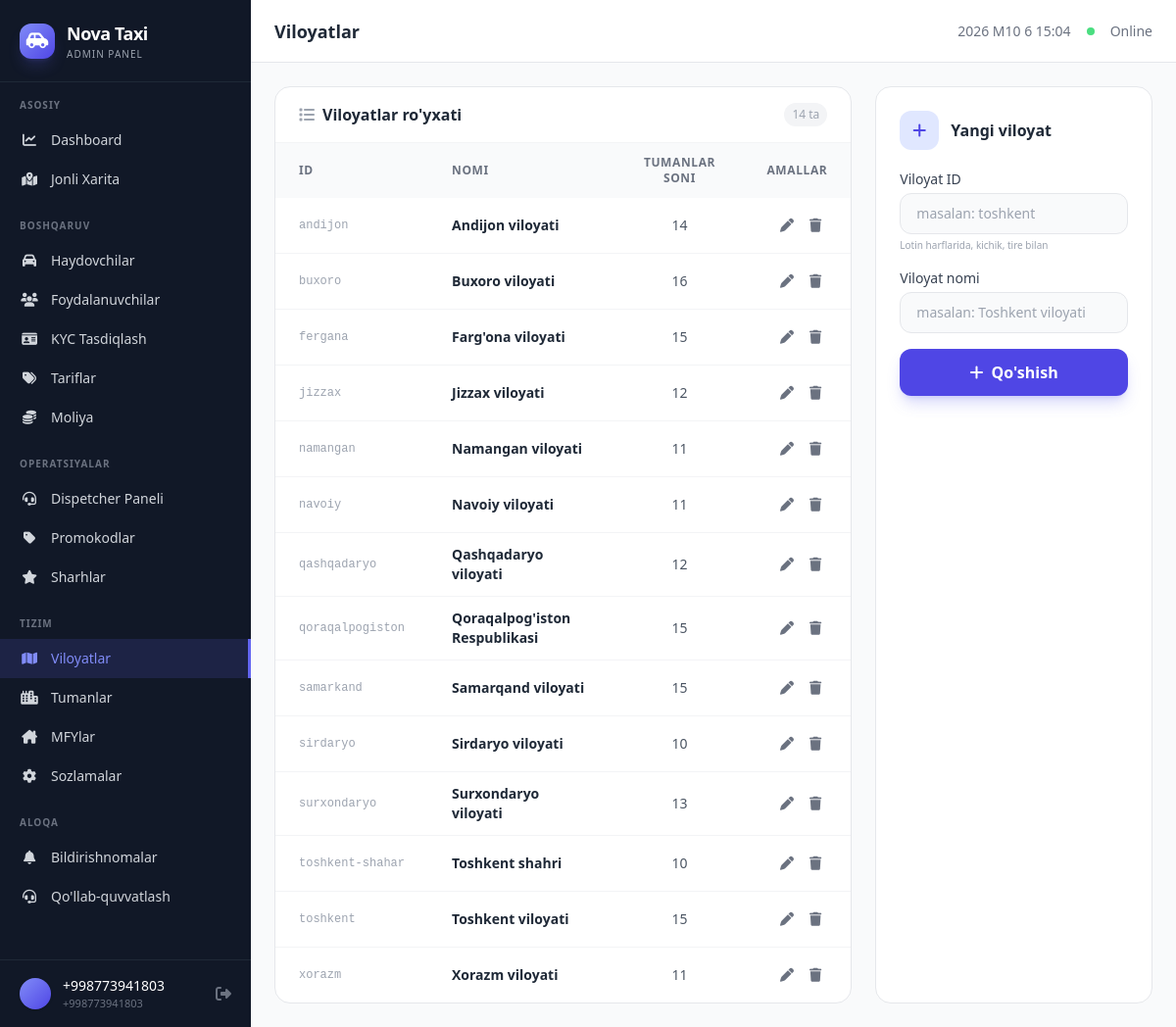
Screenshot of /panel/regions/ (signed in) with the database file from the repository.
### api/user/models.py (models this page shows, shortened)
class User(AbstractBaseUser, PermissionsMixin):
    id = models.CharField(max_length=20, primary_key=True, default='', editable=False)
    phone = models.CharField(max_length=20, unique=True)
    full_name = models.CharField(max_length=255, blank=True, default='')
    avatar_url = models.URLField(max_length=500, blank=True, null=True)
    is_verified = models.BooleanField(default=False)
    is_driver = models.BooleanField(default=False)
    is_active = models.BooleanField(default=True)
    is_staff = models.BooleanField(default=False)
    rating = models.FloatField(default=5.0)
    total_rides = models.IntegerField(default=0)
    created_at = models.DateTimeField(auto_now_add=True)
    updated_at = models.DateTimeField(auto_now=True)
    objects = UserManager()
    USERNAME_FIELD = 'phone'
    REQUIRED_FIELDS = []
    class Meta:
        db_table = 'users'

### shared/models/location.py (models this page shows, shortened)
class Region(models.Model):
    id = models.CharField(max_length=30, primary_key=True, default='', editable=False)
    name = models.CharField(max_length=255, unique=True)
    class Meta:
        db_table = 'regions'

### panel/views.py (the view)
# urls.py: path('regions/', views.regions_view, name='regions'),
@staff_required
def regions_view(request):
    regions = Region.objects.all().order_by('name')
    return render(request, 'panel/regions.html', {'regions': regions})

### panel/views.py (called while the page is built)
def staff_required(view_func):
    decorated = login_required(view_func, login_url='/panel/login/')
    return user_passes_test(
        lambda u: u.is_staff or u.is_superuser,
        login_url='/panel/login/'
    )(decorated)

### panel/templates/panel/regions.html (shortened to what this page needs)
{% extends 'panel/base.html' %}
{% block page_title %}Viloyatlar{% endblock %}
{% block content %}
<div class="grid grid-cols-1 lg:grid-cols-3 gap-6">
    <div class="lg:col-span-2 bg-white rounded-2xl border border-gray-200 overflow-hidden">
        <div class="px-6 py-4 border-b border-gray-100 flex items-center justify-between">
            <h3 class="font-semibold text-gray-800">
                <i class="fa-solid fa-list mr-2 text-gray-400"></i>Viloyatlar ro'yxati
            </h3>
            <span class="text-xs font-medium text-gray-400 bg-gray-100 px-2 py-1 rounded-full">{{ regions|length }} ta</span>
        </div>
        <div class="overflow-x-auto">
            <table class="w-full text-sm">
                <thead class="bg-gray-50 text-gray-500 text-xs uppercase tracking-wider">
                    <tr>
                        <th class="px-6 py-3 text-left w-16">ID</th>
                        <th class="px-6 py-3 text-left">Nomi</th>
                        <th class="px-6 py-3 text-center">Tumanlar soni</th>
                        <th class="px-6 py-3 text-right">Amallar</th>
                    </tr>
                </thead>
                <tbody class="divide-y divide-gray-100">
                    {% for r in regions %}
                    <tr class="hover:bg-gray-50 transition-colors">
                        <td class="px-6 py-3 font-mono text-xs text-gray-400">{{ r.id }}</td>
                        <td class="px-6 py-3 font-semibold text-gray-800">{{ r.name }}</td>
                        <td class="px-6 py-3 text-center text-gray-600">{{ r.districts.count }}</td>
                        <td class="px-6 py-3 text-right">
                            <div class="flex items-center justify-end gap-1">
                                <a href="{% url 'panel:region-update' r.id %}"
                                   class="p-1.5 rounded-lg hover:bg-gray-100 text-gray-500 hover:text-nova-600 transition" title="Tahrirlash">
                                    <i class="fa-solid fa-pen text-sm"></i>
                                </a>
                                <form method="post" action="{% url 'panel:region-delete' r.id %}" class="inline" onsubmit="return confirm('{{ r.name }} o\'chirilsinmi?')">
                                    <button type="submit" class="p-1.5 rounded-lg hover:bg-red-50 text-gray-500 hover:text-red-600 transition" title="O'chirish">
                                        <i class="fa-solid fa-trash text-sm"></i>
                                    </button>
                                </form>
                            </div>
                        </td>
                    </tr>
                    {% endfor %}
                </tbody>
            </table>
        </div>
    </div>
    <div class="bg-white rounded-2xl border border-gray-200 p-6">
        <div class="flex items-center gap-3 mb-5">
            <div class="w-10 h-10 bg-nova-100 rounded-xl flex items-center justify-center">
                <i class="fa-solid fa-plus text-nova-600"></i>
            </div>
            <h3 class="font-semibold text-gray-800">Yangi viloyat</h3>
        </div>
        <form method="post" action="{% url 'panel:region-create' %}" class="space-y-4">
            <div>
                <label class="block text-sm font-medium text-gray-700 mb-1">Viloyat ID</label>
                <input type="text" name="id" required placeholder="masalan: toshkent"
                       class="w-full px-4 py-2.5 bg-gray-50 border border-gray-200 rounded-xl text-sm focus:ring-2 focus:ring-nova-500 focus:border-nova-500 outline-none transition">
                <p class="text-[10px] text-gray-400 mt-1">Lotin harflarida, kichik, tire bilan</p>
            </div>
            <div>
                <label class="block text-sm font-medium text-gray-700 mb-1">Viloyat nomi</label>
                <input type="text" name="name" required placeholder="masalan: Toshkent viloyati"
                       class="w-full px-4 py-2.5 bg-gray-50 border border-gray-200 rounded-xl text-sm focus:ring-2 focus:ring-nova-500 focus:border-nova-500 outline-none transition">
            </div>
            <button type="submit"
                    class="w-full px-4 py-3 bg-nova-600 hover:bg-nova-700 text-white font-semibold rounded-xl shadow-lg shadow-nova-500/25 transition-all flex items-center justify-center gap-2">
                <i class="fa-solid fa-plus"></i> Qo'shish
            </button>
        </form>
    </div>
</div>
{% endblock %}

### panel/templates/panel/base.html (shortened to what this page needs)
<!DOCTYPE html>
<html lang="uz" class="h-full">
<head>
    <script src="https://cdn.tailwindcss.com"></script>
    <link rel="stylesheet" href="https://cdnjs.cloudflare.com/ajax/libs/font-awesome/6.5.1/css/all.min.css">
</head>
<body class="h-full bg-gray-50 font-sans antialiased">
{% if user.is_authenticated and user.is_staff or user.is_superuser %}
<div x-data="{ sidebarOpen: false }" class="flex h-full">
    <aside :class="sidebarOpen ? 'translate-x-0' : '-translate-x-full'"
           class="fixed inset-y-0 left-0 z-40 w-64 bg-gray-900 text-white transform transition-transform duration-200 lg:translate-x-0 lg:static lg:z-auto flex flex-col">
        <div class="flex items-center gap-3 px-5 py-5 border-b border-gray-800">
            <div class="w-9 h-9 bg-gradient-to-br from-nova-400 to-nova-600 rounded-xl flex items-center justify-center shadow-lg shadow-nova-500/20">
                <i class="fa-solid fa-car-side text-white text-lg"></i>
            </div>
            <div>
                <h1 class="text-lg font-bold tracking-tight">Nova Taxi</h1>
                <p class="text-[10px] text-gray-400 uppercase tracking-widest">Admin Panel</p>
            </div>
        </div>
        <nav class="flex-1 py-4 overflow-y-auto">
            <p class="px-5 text-[10px] font-semibold text-gray-500 uppercase tracking-widest mb-2">Asosiy</p>
            <a href="{% url 'panel:dashboard' %}"
               class="sidebar-link flex items-center gap-3 px-5 py-2.5 text-sm font-medium text-gray-300 hover:text-white hover:bg-gray-800 transition-all {% if request.resolver_match.url_name == 'dashboard' %}active{% endif %}">
                <i class="fa-solid fa-chart-line w-5 text-center text-sm"></i> Dashboard
            </a>
            <a href="{% url 'panel:map' %}"
               class="sidebar-link flex items-center gap-3 px-5 py-2.5 text-sm font-medium text-gray-300 hover:text-white hover:bg-gray-800 transition-all {% if request.resolver_match.url_name == 'map' %}active{% endif %}">
                <i class="fa-solid fa-map-location-dot w-5 text-center text-sm"></i> Jonli Xarita
            </a>
            <p class="px-5 mt-5 mb-2 text-[10px] font-semibold text-gray-500 uppercase tracking-widest">Boshqaruv</p>
            <a href="{% url 'panel:drivers' %}"
               class="sidebar-link flex items-center gap-3 px-5 py-2.5 text-sm font-medium text-gray-300 hover:text-white hover:bg-gray-800 transition-all {% if request.resolver_match.url_name == 'drivers' %}active{% endif %}">
                <i class="fa-solid fa-car w-5 text-center text-sm"></i> Haydovchilar
            </a>
            <a href="{% url 'panel:users' %}"
               class="sidebar-link flex items-center gap-3 px-5 py-2.5 text-sm font-medium text-gray-300 hover:text-white hover:bg-gray-800 transition-all {% if request.resolver_match.url_name == 'users' %}active{% endif %}">
                <i class="fa-solid fa-users w-5 text-center text-sm"></i> Foydalanuvchilar
            </a>
            <a href="{% url 'panel:kyc' %}"
               class="sidebar-link flex items-center gap-3 px-5 py-2.5 text-sm font-medium text-gray-300 hover:text-white hover:bg-gray-800 transition-all {% if request.resolver_match.url_name == 'kyc' %}active{% endif %}">
                <i class="fa-solid fa-id-card w-5 text-center text-sm"></i> KYC Tasdiqlash
            </a>
            <a href="{% url 'panel:tariffs' %}"
               class="sidebar-link flex items-center gap-3 px-5 py-2.5 text-sm font-medium text-gray-300 hover:text-white hover:bg-gray-800 transition-all {% if request.resolver_match.url_name == 'tariffs' %}active{% endif %}">
                <i class="fa-solid fa-tags w-5 text-center text-sm"></i> Tariflar
            </a>
            <a href="{% url 'panel:finances' %}"
               class="sidebar-link flex items-center gap-3 px-5 py-2.5 text-sm font-medium text-gray-300 hover:text-white hover:bg-gray-800 transition-all {% if request.resolver_match.url_name == 'finances' %}active{% endif %}">
                <i class="fa-solid fa-coins w-5 text-center text-sm"></i> Moliya
            </a>
            <p class="px-5 mt-5 mb-2 text-[10px] font-semibold text-gray-500 uppercase tracking-widest">Operatsiyalar</p>
            <a href="{% url 'panel:dispatch' %}"
               class="sidebar-link flex items-center gap-3 px-5 py-2.5 text-sm font-medium text-gray-300 hover:text-white hover:bg-gray-800 transition-all {% if request.resolver_match.url_name == 'dispatch' %}active{% endif %}">
                <i class="fa-solid fa-headset w-5 text-center text-sm"></i> Dispetcher Paneli
            </a>
            <a href="{% url 'panel:promocodes' %}"
               class="sidebar-link flex items-center gap-3 px-5 py-2.5 text-sm font-medium text-gray-300 hover:text-white hover:bg-gray-800 transition-all {% if request.resolver_match.url_name == 'promocodes' %}active{% endif %}">
                <i class="fa-solid fa-tag w-5 text-center text-sm"></i> Promokodlar
            </a>
            <a href="{% url 'panel:reviews' %}"
               class="sidebar-link flex items-center gap-3 px-5 py-2.5 text-sm font-medium text-gray-300 hover:text-white hover:bg-gray-800 transition-all {% if request.resolver_match.url_name == 'reviews' %}active{% endif %}">
                <i class="fa-solid fa-star w-5 text-center text-sm"></i> Sharhlar
            </a>
            <p class="px-5 mt-5 mb-2 text-[10px] font-semibold text-gray-500 uppercase tracking-widest">Tizim</p>
            <a href="{% url 'panel:regions' %}"
               class="sidebar-link flex items-center gap-3 px-5 py-2.5 text-sm font-medium text-gray-300 hover:text-white hover:bg-gray-800 transition-all {% if request.resolver_match.url_name == 'regions' %}active{% endif %}">
                <i class="fa-solid fa-map w-5 text-center text-sm"></i> Viloyatlar
            </a>
            <a href="{% url 'panel:districts' %}"
               class="sidebar-link flex items-center gap-3 px-5 py-2.5 text-sm font-medium text-gray-300 hover:text-white hover:bg-gray-800 transition-all {% if request.resolver_match.url_name == 'districts' %}active{% endif %}">
                <i class="fa-solid fa-city w-5 text-center text-sm"></i> Tumanlar
            </a>
            <a href="{% url 'panel:mfy' %}"
               class="sidebar-link flex items-center gap-3 px-5 py-2.5 text-sm font-medium text-gray-300 hover:text-white hover:bg-gray-800 transition-all {% if request.resolver_match.url_name == 'mfy' %}active{% endif %}">
                <i class="fa-solid fa-house-chimney w-5 text-center text-sm"></i> MFYlar
            </a>
            <a href="{% url 'panel:settings' %}"
               class="sidebar-link flex items-center gap-3 px-5 py-2.5 text-sm font-medium text-gray-300 hover:text-white hover:bg-gray-800 transition-all {% if request.resolver_match.url_name == 'settings' %}active{% endif %}">
                <i class="fa-solid fa-gear w-5 text-center text-sm"></i> Sozlamalar
            </a>
            <p class="px-5 mt-5 mb-2 text-[10px] font-semibold text-gray-500 uppercase tracking-widest">Aloqa</p>
            <a href="{% url 'panel:notifications' %}"
               class="sidebar-link flex items-center gap-3 px-5 py-2.5 text-sm font-medium text-gray-300 hover:text-white hover:bg-gray-800 transition-all {% if request.resolver_match.url_name == 'notifications' %}active{% endif %}">
                <i class="fa-solid fa-bell w-5 text-center text-sm"></i> Bildirishnomalar
            </a>
            <a href="{% url 'panel:support' %}"
               class="sidebar-link flex items-center gap-3 px-5 py-2.5 text-sm font-medium text-gray-300 hover:text-white hover:bg-gray-800 transition-all {% if request.resolver_match.url_name == 'support' %}active{% endif %}">
                <i class="fa-solid fa-headset w-5 text-center text-sm"></i> Qo'llab-quvvatlash
            </a>
        </nav>
        <div class="border-t border-gray-800 px-5 py-4">
            <div class="flex items-center gap-3">
                <div class="w-8 h-8 bg-gradient-to-br from-nova-400 to-nova-600 rounded-full flex items-center justify-center text-sm font-bold shadow">
                </div>
                <div class="flex-1 min-w-0">
                    <p class="text-sm font-medium truncate">{{ request.user.full_name|default:request.user.phone }}</p>
                    <p class="text-[11px] text-gray-500">{{ request.user.phone }}</p>
                </div>
                <a href="{% url 'panel:logout' %}" class="text-gray-500 hover:text-red-400 transition-colors" title="Chiqish">
                    <i class="fa-solid fa-right-from-bracket"></i>
                </a>
            </div>
        </div>
    </aside>
    <div class="flex-1 flex flex-col min-h-0">
        <header class="bg-white border-b border-gray-200 h-16 flex items-center justify-between px-4 lg:px-6 flex-shrink-0">
            <div class="flex items-center gap-3">
                <h2 class="text-lg font-semibold text-gray-800">{% block page_title %}{% endblock %}</h2>
            </div>
            <div class="flex items-center gap-4">
                <span class="hidden sm:inline text-sm text-gray-500" id="live-clock"></span>
                <div class="w-2 h-2 rounded-full bg-green-400 pulse-dot"></div>
                <span class="text-sm text-gray-500 hidden sm:inline">Online</span>
            </div>
        </header>
        <main class="flex-1 overflow-y-auto p-4 lg:p-6 fade-in">
            {% block content %}{% endblock %}
        </main>
    </div>
</div>
{% else %}
    {% block auth_content %}{% endblock %}
{% endif %}
</body>
</html>

### panel/templates/panel/base.html (style rules this page uses)
.sidebar-link.active { background: rgba(99,102,241,0.15); color: #818cf8; border-right: 3px solid #6366f1; }
.fade-in { animation: fadeIn 0.3s ease-in; }
.pulse-dot { animation: pulse 2s infinite; }

### rows the page displays
User: user.full_name "+998773941803", user.phone "+998773941803"
Region: id "andijon", name "Andijon viloyati", districts.count "14"
Region: id "buxoro", name "Buxoro viloyati", districts.count "16"
Region: id "fergana", name "Farg'ona viloyati", districts.count "15"
Region: id "jizzax", name "Jizzax viloyati", districts.count "12"
Region: id "namangan", name "Namangan viloyati", districts.count "11"
Region: id "navoiy", name "Navoiy viloyati", districts.count "11"
Region: id "qashqadaryo", name "Qashqadaryo viloyati", districts.count "12"
Region: id "qoraqalpogiston", name "Qoraqalpog'iston Respublikasi", districts.count "15"
Region: id "samarkand", name "Samarqand viloyati", districts.count "15"
Region: id "sirdaryo", name "Sirdaryo viloyati", districts.count "10"
Region: id "surxondaryo", name "Surxondaryo viloyati", districts.count "13"
Region: id "toshkent-shahar", name "Toshkent shahri", districts.count "10"
Region: id "toshkent", name "Toshkent viloyati", districts.count "15"
Region: id "xorazm", name "Xorazm viloyati", districts.count "11"

### other values shown
{{ regions|length }} "14"
